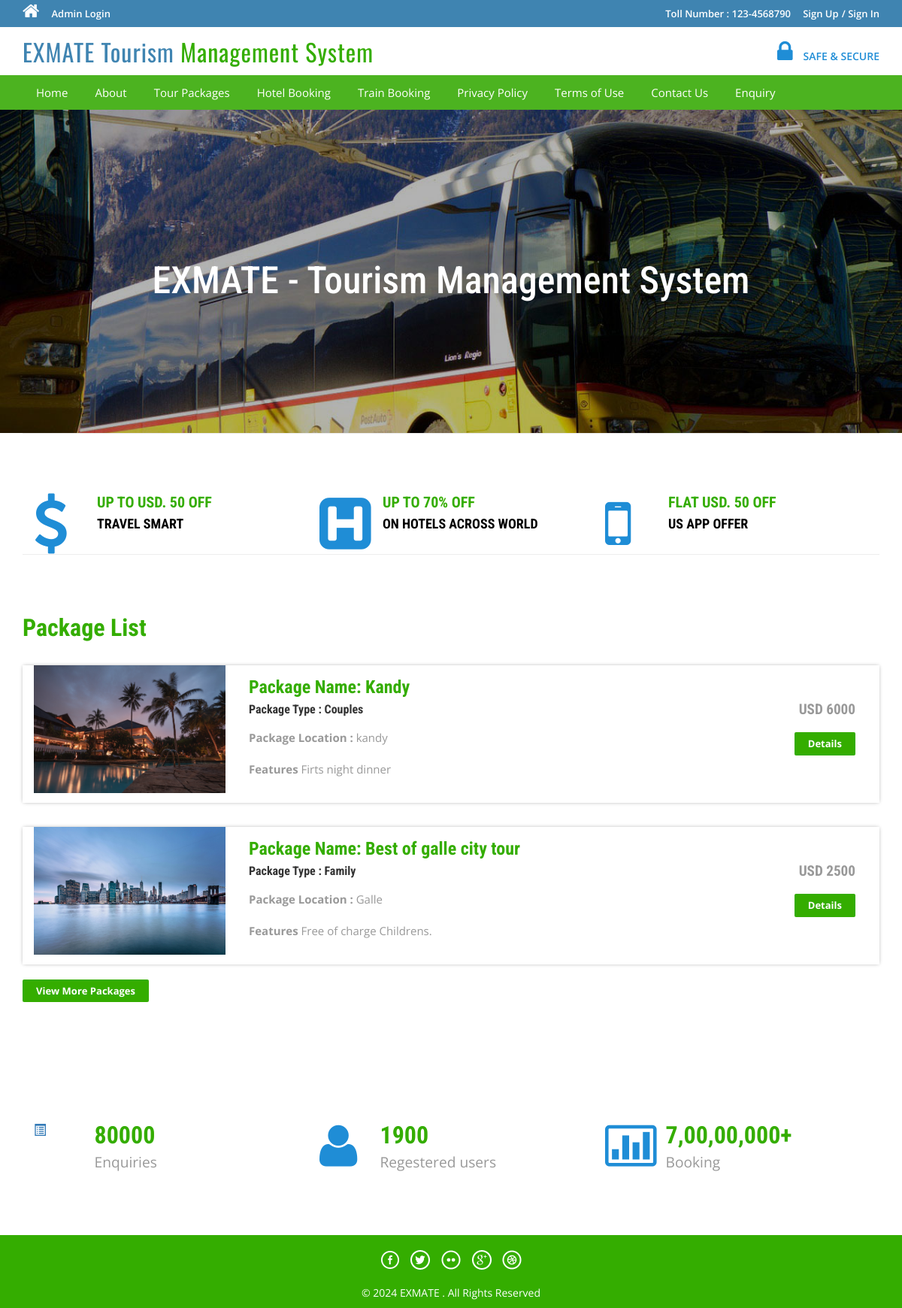
The page / on the database its author committed.
### tables this page shows
CREATE TABLE IF NOT EXISTS `tbltourpackages` (
  `PackageId` int NOT NULL AUTO_INCREMENT,
  `PackageName` varchar(200) DEFAULT NULL,
  `PackageType` varchar(150) DEFAULT NULL,
  `PackageLocation` varchar(100) DEFAULT NULL,
  `PackagePrice` int DEFAULT NULL,
  `PackageFetures` varchar(255) DEFAULT NULL,
  `PackageDetails` mediumtext,
  `PackageImage` varchar(100) DEFAULT NULL,
  `Creationdate` timestamp NULL DEFAULT CURRENT_TIMESTAMP,
  `UpdationDate` timestamp NULL DEFAULT NULL ON UPDATE CURRENT_TIMESTAMP,
  PRIMARY KEY (`PackageId`)
);

### index.php (the view, shortened to what this page needs)
<?php
include('includes/config.php');
?>
<!DOCTYPE HTML>
<html>
<head>
<link href="css/bootstrap.css" rel='stylesheet' type='text/css' />
<link href="css/style.css" rel='stylesheet' type='text/css' />
<link href="css/font-awesome.css" rel="stylesheet">
<link href="css/animate.css" rel="stylesheet" type="text/css" media="all">
</head>
<body>
<?php include('includes/header.php');?>
<div class="banner">
<div class="container">
		<h1 class="wow zoomIn animated animated" data-wow-delay=".5s" style="visibility: visible; animation-delay: 0.5s; animation-name: zoomIn;"> EXMATE - Tourism Management System</h1>
	</div>
</div>
<div class="container">
	<div class="rupes">
		<div class="col-md-4 rupes-left wow fadeInDown animated animated" data-wow-delay=".5s" style="visibility: visible; animation-delay: 0.5s; animation-name: fadeInDown;">
			<div class="rup-left">
				<a href="offers.html"><i class="fa fa-usd"></i></a>
			</div>
			<div class="rup-rgt">
				<h3>UP TO USD. 50 OFF</h3>
				<h4><a href="offers.html">TRAVEL SMART</a></h4>
			</div>
				<div class="clearfix"></div>
		</div>
		<div class="col-md-4 rupes-left wow fadeInDown animated animated" data-wow-delay=".5s" style="visibility: visible; animation-delay: 0.5s; animation-name: fadeInDown;">
			<div class="rup-left">
				<a href="offers.html"><i class="fa fa-h-square"></i></a>
			</div>
			<div class="rup-rgt">
				<h3>UP TO 70% OFF</h3>
				<h4><a href="offers.html">ON HOTELS ACROSS WORLD</a></h4>
			</div>
				<div class="clearfix"></div>
		</div>
		<div class="col-md-4 rupes-left wow fadeInDown animated animated" data-wow-delay=".5s" style="visibility: visible; animation-delay: 0.5s; animation-name: fadeInDown;">
			<div class="rup-left">
				<a href="offers.html"><i class="fa fa-mobile"></i></a>
			</div>
			<div class="rup-rgt">
				<h3>FLAT USD. 50 OFF</h3>
				<h4><a href="offers.html">US APP OFFER</a></h4>
			</div>
				<div class="clearfix"></div>
		</div>
	</div>
</div>
<div class="container">
	<div class="holiday">
	<h3>Package List</h3>
<?php $sql = "SELECT * from tbltourpackages order by rand() limit 4";
$query = $dbh->prepare($sql);
$query->execute();
$results=$query->fetchAll(PDO::FETCH_OBJ);
if($query->rowCount() > 0)
{
foreach($results as $result)
{	?>
			<div class="rom-btm">
				<div class="col-md-3 room-left wow fadeInLeft animated" data-wow-delay=".5s">
					<img src="admin/pacakgeimages/<?php echo htmlentities($result->PackageImage);?>" class="img-responsive" alt="">
				</div>
				<div class="col-md-6 room-midle wow fadeInUp animated" data-wow-delay=".5s">
					<h4>Package Name: <?php echo htmlentities($result->PackageName);?></h4>
					<h6>Package Type : <?php echo htmlentities($result->PackageType);?></h6>
					<p><b>Package Location :</b> <?php echo htmlentities($result->PackageLocation);?></p>
					<p><b>Features</b> <?php echo htmlentities($result->PackageFetures);?></p>
				</div>
				<div class="col-md-3 room-right wow fadeInRight animated" data-wow-delay=".5s">
					<h5>USD <?php echo htmlentities($result->PackagePrice);?></h5>
					<a href="package-details.php?pkgid=<?php echo htmlentities($result->PackageId);?>" class="view">Details</a>
				</div>
				<div class="clearfix"></div>
			</div>
<?php }} ?>
<div><a href="package-list.php" class="view">View More Packages</a></div>
</div>
	</div>
<div class="routes">
	<div class="container">
		<div class="col-md-4 routes-left wow fadeInRight animated" data-wow-delay=".5s">
			<div class="rou-left">
				<a href="#"><i class="glyphicon glyphicon-list-alt"></i></a>
			</div>
			<div class="rou-rgt wow fadeInDown animated" data-wow-delay=".5s">
				<h3>80000</h3>
				<p>Enquiries</p>
			</div>
				<div class="clearfix"></div>
		</div>
		<div class="col-md-4 routes-left">
			<div class="rou-left">
				<a href="#"><i class="fa fa-user"></i></a>
			</div>
			<div class="rou-rgt">
				<h3>1900</h3>
				<p>Regestered users</p>
			</div>
				<div class="clearfix"></div>
		</div>
		<div class="col-md-4 routes-left wow fadeInRight animated" data-wow-delay=".5s">
			<div class="rou-left">
				<a href="#"><i class="fa fa-ticket"></i></a>
			</div>
			<div class="rou-rgt">
				<h3>7,00,00,000+</h3>
				<p>Booking</p>
			</div>
				<div class="clearfix"></div>
		</div>
		<div class="clearfix"></div>
	</div>
</div>
<?php include('includes/footer.php');?>
</body>
</html>

### includes/header.php (shortened to what this page needs)
<?php if($_SESSION['login'])
{?>
<div class="top-header">
	<div class="container">
		<ul class="tp-hd-lft wow fadeInLeft animated" data-wow-delay=".5s">
			<li class="hm"><a href="#"><i class="fa fa-home"></i></a></li>
			<li class="prnt"><a href="profile.php">My Profile</a></li>
				<li class="prnt"><a href="change-password.php">Change Password</a></li>
			<li class="prnt"><a href="tour-history.php">My Tour History</a></li>
			<li class="prnt"><a href="hotel-history.php">My Hotel History</a></li>
			<li class="prnt"><a href="issuetickets.php">Issue Tickets</a></li>
		</ul>
		<ul class="tp-hd-rgt wow fadeInRight animated" data-wow-delay=".5s">
			<li class="tol">Welcome :</li>
			<li class="sig"><?php echo htmlentities($_SESSION['login']);?></li>
			<li class="sigi"><a href="logout.php" >/ Logout</a></li>
        </ul>
		<div class="clearfix"></div>
	</div>
</div><?php } else {?>
<div class="top-header">
	<div class="container">
		<ul class="tp-hd-lft wow fadeInLeft animated" data-wow-delay=".5s">
			<li class="hm"><a href="index.php"><i class="fa fa-home"></i></a></li>
				<li class="hm"><a href="admin/index.php">Admin Login</a></li>
		</ul>
		<ul class="tp-hd-rgt wow fadeInRight animated" data-wow-delay=".5s">
			<li class="tol">Toll Number : 123-4568790</li>
			<li class="sig"><a href="#" data-toggle="modal" data-target="#myModal" >Sign Up</a></li>
			<li class="sigi"><a href="#" data-toggle="modal" data-target="#myModal4" >/ Sign In</a></li>
        </ul>
		<div class="clearfix"></div>
	</div>
</div>
<?php }?>
<div class="header">
	<div class="container">
		<div class="logo wow fadeInDown animated" data-wow-delay=".5s">
			<a href="index.php">EXMATE Tourism <span class="text">Management System</span></a>
		</div>
		<div class="lock fadeInDown animated" data-wow-delay=".5s">
			<li><i class="fa fa-lock"></i></li>
            <li><div class="securetxt">SAFE &amp; SECURE </div></li>
		</div>
		<div class="clearfix"></div>
	</div>
</div>
<div class="footer-btm wow fadeInLeft animated" data-wow-delay=".5s">
	<div class="container">
	<div class="navigation">
			<nav class="navbar navbar-default">
				<div class="collapse navbar-collapse nav-wil" id="bs-example-navbar-collapse-1">
					<nav class="cl-effect-1">
						<ul class="nav navbar-nav">
							<li><a href="index.php">Home</a></li>
							<li><a href="page.php?type=aboutus">About</a></li>
								<li><a href="package-list.php">Tour Packages</a></li>
								<li><a href="hotel-list.php">Hotel Booking</a></li>
								<li><a href="https://seatreservation.railway.gov.lk/mtktwebslr/">Train Booking</a></li>
								<li><a href="page.php?type=privacy">Privacy Policy</a></li>
								<li><a href="page.php?type=terms">Terms of Use</a></li>
								<li><a href="page.php?type=contact">Contact Us</a></li>
								<?php if($_SESSION['login'])
{?>
								<li>Need Help?<a href="#" data-toggle="modal" data-target="#myModal3"> / Write Us </a>  </li>
								<?php } else { ?>
								<li><a href="enquiry.php"> Enquiry </a>  </li>
								<?php } ?>
								<div class="clearfix"></div>
						</ul>
					</nav>
				</div>
			</nav>
		</div>
	</div>
</div>

### includes/footer.php
<div class="copy-right">
	<div class="container">
		<div class="footer-social-icons wow fadeInDown animated animated" data-wow-delay=".5s" style="visibility: visible; animation-delay: 0.5s; animation-name: fadeInDown;">
			<ul>
				<li><a class="facebook" href="#"><span>Facebook</span></a></li>
				<li><a class="twitter" href="#"><span>Twitter</span></a></li>
				<li><a class="flickr" href="#"><span>Flickr</span></a></li>
				<li><a class="googleplus" href="#"><span>Google+</span></a></li>
				<li><a class="dribbble" href="#"><span>Dribbble</span></a></li>
			</ul>
		</div>
		<p class="wow zoomIn animated animated" data-wow-delay=".5s" style="visibility: visible; animation-delay: 0.5s; animation-name: zoomIn;">© 2024 EXMATE . All Rights Reserved </p>
	</div>
</div>

### rows shown on the page
tbltourpackages: PackageImage (picture), PackageName "Kandy", PackageType "Couples", PackageLocation "kandy", PackageFetures "Firts night dinner", PackagePrice "6000"
tbltourpackages: PackageImage (picture), PackageName "Best of galle city tour", PackageType "Family", PackageLocation "Galle", PackageFetures "Free of charge Childrens.", PackagePrice "2500"
